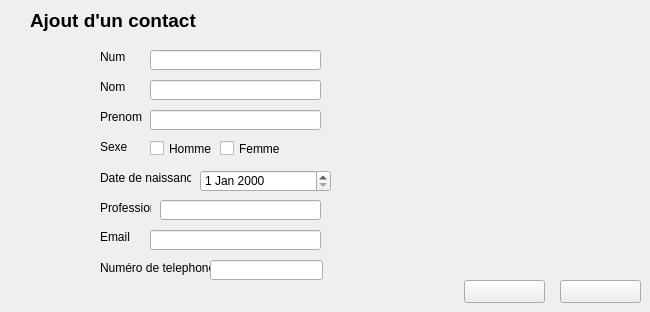
      <widget class="QWidget" name="tab_7">
       <attribute name="title">
        <string>Ajouter un contact</string>
       </attribute>
       <widget class="QLabel" name="label_18">
        <property name="geometry">
         <rect>
          <x>100</x>
          <y>230</y>
          <width>47</width>
          <height>13</height>
         </rect>
        </property>
        <property name="styleSheet">
         <string>background-image: url(:/new/prefix1/white.jpg);</string>
        </property>
        <property name="text">
         <string>Email</string>
        </property>
       </widget>
       <widget class="QLabel" name="label_19">
        <property name="geometry">
         <rect>
          <x>100</x>
          <y>260</y>
          <width>111</width>
          <height>16</height>
         </rect>
        </property>
        <property name="styleSheet">
         <string>background-image: url(:/new/prefix1/white.jpg);</string>
        </property>
        <property name="text">
         <string>Numéro de telephone</string>
        </property>
       </widget>
       <widget class="QDateEdit" name="dateEdit_4">
        <property name="geometry">
         <rect>
          <x>200</x>
          <y>170</y>
          <width>131</width>
          <height>22</height>
         </rect>
        </property>
        <property name="styleSheet">
         <string>background-image: url(:/new/prefix1/white.jpg);</string>
        </property>
       </widget>
       <widget class="QLineEdit" name="lineEdit_7">
        <property name="geometry">
         <rect>
          <x>160</x>
          <y>200</y>
          <width>161</width>
          <height>20</height>
         </rect>
        </property>
        <property name="styleSheet">
         <string notr="true">background-image: url(:/new/prefix1/white.jpg);</string>
        </property>
       </widget>
       <widget class="QLabel" name="label_17">
        <property name="geometry">
         <rect>
          <x>100</x>
          <y>200</y>
          <width>51</width>
          <height>16</height>
         </rect>
        </property>
        <property name="styleSheet">
         <string>background-image: url(:/new/prefix1/white.jpg);</string>
        </property>
        <property name="text">
         <string>Profession</string>
        </property>
       </widget>
       <widget class="QLabel" name="label_32">
        <property name="geometry">
         <rect>
          <x>100</x>
          <y>140</y>
          <width>47</width>
          <height>13</height>
         </rect>
        </property>
        <property name="styleSheet">
         <string>background-image: url(:/new/prefix1/white.jpg);</string>
        </property>
        <property name="text">
         <string>Sexe</string>
        </property>
       </widget>
       <widget class="QLineEdit" name="lineEdit_4">
        <property name="geometry">
         <rect>
          <x>150</x>
          <y>80</y>
          <width>171</width>
          <height>20</height>
         </rect>
        </property>
        <property name="styleSheet">
         <string notr="true">background-image: url(:/new/prefix1/white.jpg);</string>
        </property>
       </widget>
       <widget class="QPushButton" name="pushButton_21">
        <property name="geometry">
         <rect>
          <x>464</x>
          <y>280</y>
          <width>81</width>
          <height>23</height>
         </rect>
        </property>
        <property name="styleSheet">
         <string notr="true">background-image: url(:/new/prefix1/ajouter.png);</string>
        </property>
        <property name="text">
         <string/>
        </property>
       </widget>
       <widget class="QLabel" name="label_13">
        <property name="geometry">
         <rect>
          <x>30</x>
          <y>0</y>
          <width>191</width>
          <height>41</height>
         </rect>
        </property>
        <property name="font">
         <font>
          <pointsize>14</pointsize>
          <weight>75</weight>
          <bold>true</bold>
         </font>
        </property>
        <property name="styleSheet">
         <string>background-image: url(:/new/prefix1/white.jpg);</string>
        </property>
        <property name="text">
         <string>Ajout d'un contact</string>
        </property>
       </widget>
       <widget class="QCheckBox" name="checkBox">
        <property name="geometry">
         <rect>
          <x>150</x>
          <y>140</y>
          <width>70</width>
          <height>17</height>
         </rect>
        </property>
        <property name="styleSheet">
         <string>background-image: url(:/new/prefix1/white.jpg);</string>
        </property>
        <property name="text">
         <string>Homme</string>
        </property>
       </widget>
       <widget class="QLineEdit" name="lineEdit_9">
        <property name="geometry">
         <rect>
          <x>210</x>
          <y>260</y>
          <width>113</width>
          <height>20</height>
         </rect>
        </property>
        <property name="styleSheet">
         <string notr="true">background-image: url(:/new/prefix1/white.jpg);</string>
        </property>
       </widget>
       <widget class="QLineEdit" name="lineEdit_8">
        <property name="geometry">
         <rect>
          <x>150</x>
          <y>230</y>
          <width>171</width>
          <height>20</height>
         </rect>
        </property>
        <property name="styleSheet">
         <string notr="true">background-image: url(:/new/prefix1/white.jpg);</string>
        </property>
       </widget>
       <widget class="QLineEdit" name="lineEdit_5">
        <property name="geometry">
         <rect>
          <x>150</x>
          <y>110</y>
          <width>171</width>
          <height>20</height>
         </rect>
        </property>
        <property name="styleSheet">
         <string notr="true">background-image: url(:/new/prefix1/white.jpg);</string>
        </property>
       </widget>
       <widget class="QLabel" name="label_15">
        <property name="geometry">
         <rect>
          <x>100</x>
          <y>110</y>
          <width>47</width>
          <height>13</height>
         </rect>
        </property>
        <property name="styleSheet">
         <string>background-image: url(:/new/prefix1/white.jpg);</string>
        </property>
        <property name="text">
         <string>Prenom</string>
        </property>
       </widget>
       <widget class="QCheckBox" name="checkBox_2">
        <property name="geometry">
         <rect>
          <x>220</x>
          <y>140</y>
          <width>70</width>
          <height>17</height>
         </rect>
        </property>
        <property name="styleSheet">
         <string>background-image: url(:/new/prefix1/white.jpg);</string>
        </property>
        <property name="text">
         <string>Femme</string>
        </property>
       </widget>
       <widget class="QLabel" name="label_14">
        <property name="geometry">
         <rect>
          <x>100</x>
          <y>80</y>
          <width>47</width>
          <height>13</height>
         </rect>
        </property>
        <property name="styleSheet">
         <string>background-image: url(:/new/prefix1/white.jpg);</string>
        </property>
        <property name="text">
         <string>Nom</string>
        </property>
       </widget>
       <widget class="QLabel" name="label_16">
        <property name="geometry">
         <rect>
          <x>100</x>
          <y>170</y>
          <width>91</width>
          <height>16</height>
         </rect>
        </property>
        <property name="styleSheet">
         <string>background-image: url(:/new/prefix1/white.jpg);</string>
        </property>
        <property name="text">
         <string>Date de naissance</string>
        </property>
       </widget>
       <widget class="QPushButton" name="pushButton_22">
        <property name="geometry">
         <rect>
          <x>560</x>
          <y>280</y>
          <width>81</width>
          <height>23</height>
         </rect>
        </property>
        <property name="styleSheet">
         <string notr="true">background-image: url(:/new/prefix1/fermer.png);</string>
        </property>
        <property name="text">
         <string/>
        </property>
       </widget>
       <widget class="QLineEdit" name="lineEdit_2">
        <property name="geometry">
         <rect>
          <x>150</x>
          <y>50</y>
          <width>171</width>
          <height>20</height>
         </rect>
        </property>
        <property name="styleSheet">
         <string notr="true">background-image: url(:/new/prefix1/white.jpg);</string>
        </property>
       </widget>
       <widget class="QLabel" name="label_3">
        <property name="geometry">
         <rect>
          <x>100</x>
          <y>50</y>
          <width>47</width>
          <height>13</height>
         </rect>
        </property>
        <property name="styleSheet">
         <string>background-image: url(:/new/prefix1/white.jpg);</string>
        </property>
        <property name="text">
         <string>Num</string>
        </property>
       </widget>
      </widget>
